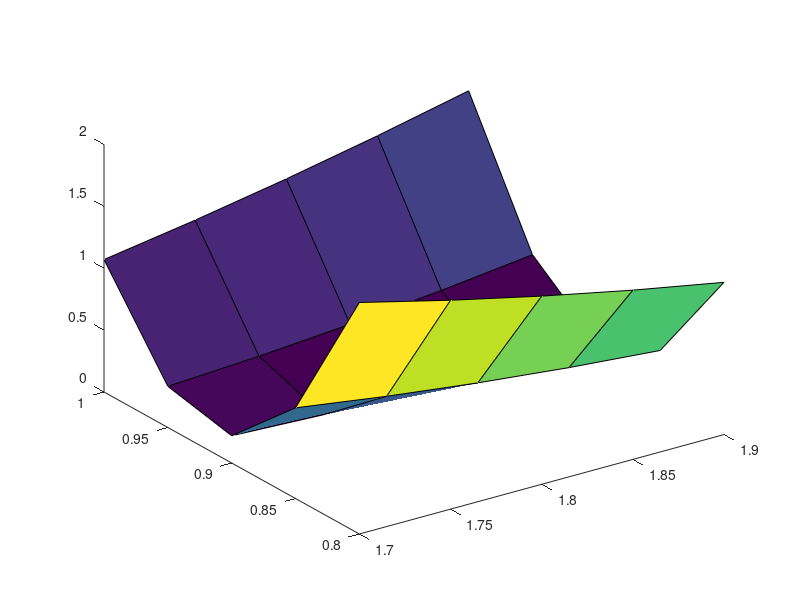
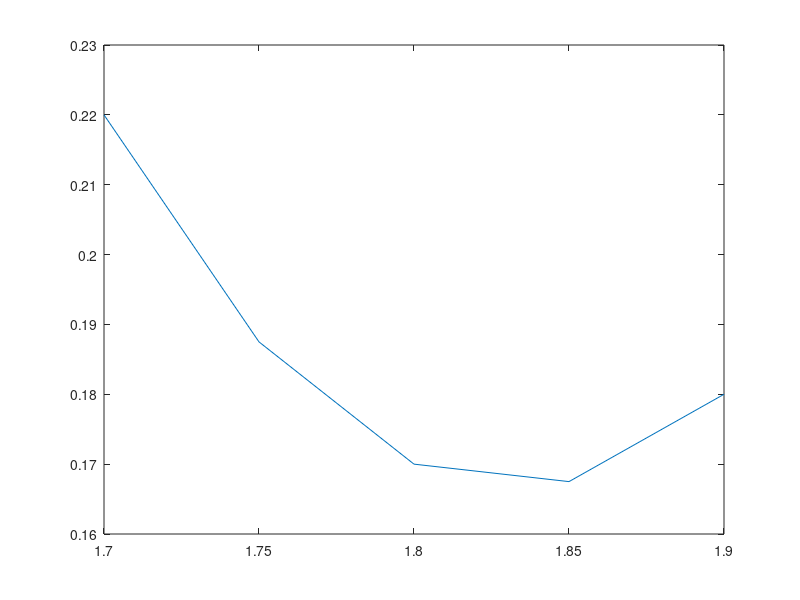

Reproduce these figures in MATLAB, in order.

[b m]=meshgrid(1.7:0.05:1.9,0.8:0.05:1);
J=(b-2).^2+(5.*m+b-6).^2+(10.*m+b-11).^2;
figure(1),surface(b,m,J)
;view(-35,35);colormap default

[b m]=meshgrid(1.7:0.05:1.9,0.9);
J=(b-2).^2+(5.*m+b-6).^2+(10.*m+b-11).^2;
figure(2),plot(b,J)
